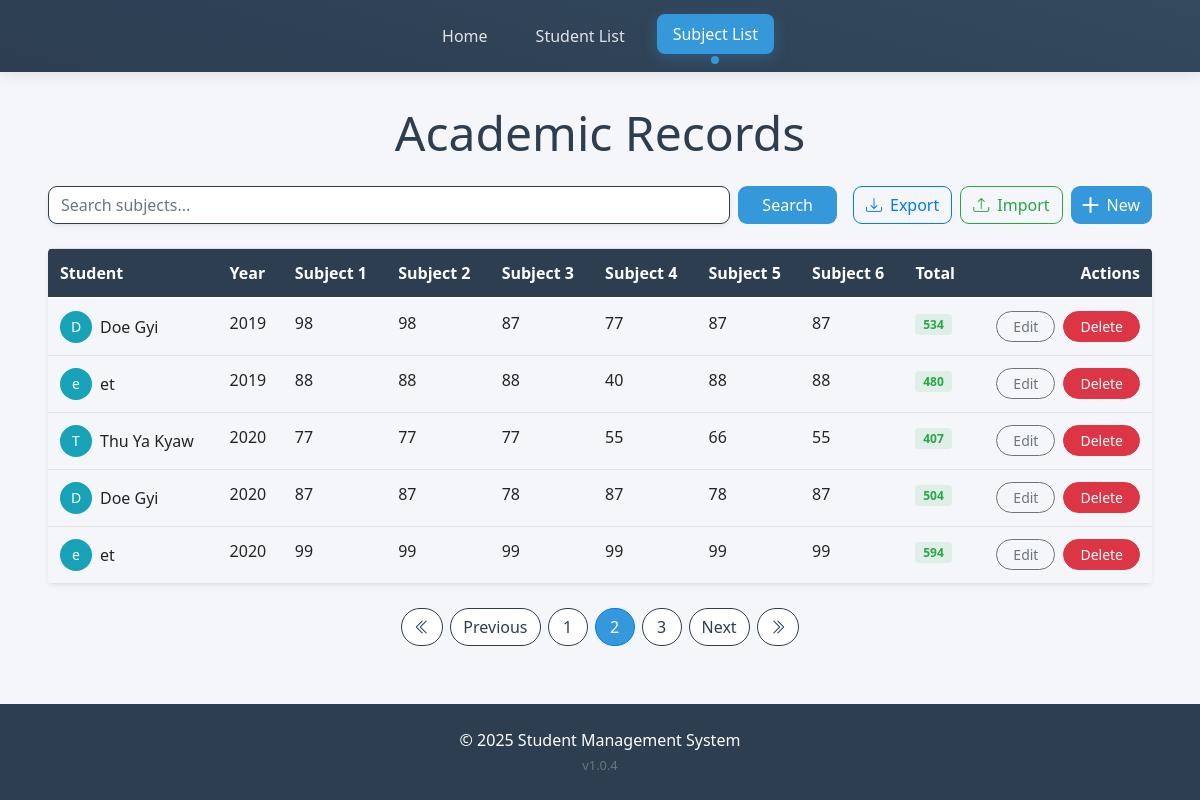
The app's page /management/subjects/?page=2&q= with its own data.
### student_app/models.py (models this page shows, shortened)
class Subject(models.Model):
    student = models.ForeignKey(Student, on_delete=models.CASCADE)
    year = models.IntegerField()
    subject1_marks = models.FloatField()
    subject2_marks = models.FloatField()
    subject3_marks = models.FloatField()
    subject4_marks = models.FloatField()
    subject5_marks = models.FloatField()
    subject6_marks = models.FloatField()
    @property
    def total_marks(self):
        return self.subject1_marks + self.subject2_marks + self.subject3_marks + self.subject4_marks + self.subject5_marks + self.subject6_marks

class Student(models.Model):
    name = models.CharField(max_length=100)
    dob = models.DateField()  # Date of Birth
    nrc = models.CharField(max_length=50, unique=True)  # National Registration Card number (assuming it's unique)
    father_name = models.CharField(max_length=100)
    mother_name = models.CharField(max_length=100)
    phone = models.CharField(max_length=15)  # Phone number
    address = models.TextField()  # Long address details
    grade = models.CharField(max_length=10)  # Grade (A, B, etc.)
    country = models.CharField(max_length=100)
    class Meta:
        verbose_name = "Student"
        verbose_name_plural = "Students"

### student_app/views.py (the view)
# urls.py: path('subjects/', views.subject_list, name='subject_list'),
def subject_list(request):
    query = request.GET.get('q', '')  # Get the search query from the URL
    subjects = Subject.objects.all().order_by('year')  # Order by year in ascending order
    if query:
        subjects = subjects.filter(student__name__icontains=query)  # Filter subjects by student name
    paginator = Paginator(subjects, 5)
    page_number = request.GET.get('page')
    page_obj = paginator.get_page(page_number)
    return render(request, 'subject/subject_list.html', {'page_obj': page_obj, 'query': query})

### templates/subject/subject_list.html (shortened to what this page needs)
{% extends 'base.html' %}
{% block content %}
<div class="container-main">
  <h2 class="display-5 text-center mb-4" style="color: var(--primary-color);">Academic Records</h2>
  <div class="d-flex flex-column flex-md-row justify-content-between gap-3 mb-4">
    <form method="get" class="d-flex gap-2 flex-grow-1">
      <input type="text" name="q" value="{{ query }}" placeholder="Search subjects..."
        class="form-control search-input shadow-sm" style="border-radius: 9px; border: 1px solid var(--primary-color);">
      <button type="submit" class="btn btn-primary px-4"
        style="border-radius: 9px; background: var(--secondary-color); border: none;">
        Search
      </button>
    </form>
    <div class="d-flex gap-2 justify-content-end">
      <a href="{% url 'export_subjects' %}" class="btn btn-outline-primary d-flex align-items-center gap-2"
        style="border-radius: 9px;">
        <i class="bi bi-download"></i> Export
      </a>
      <a href="{% url 'import_subjects' %}" class="btn btn-outline-success d-flex align-items-center gap-2"
        style="border-radius: 9px;">
        <i class="bi bi-upload"></i> Import
      </a>
      <a href="{% url 'create_subject' %}" class="btn btn-primary d-flex align-items-center gap-2"
        style="border-radius: 9px; background: var(--secondary-color); border: none;">
        <i class="bi bi-plus-lg"></i> New
      </a>
    </div>
  </div>
  <div class="table-responsive rounded-3 shadow-sm d-none d-md-block">
    <table class="table table-hover align-middle mb-0">
      <thead class="sticky-top" style="background: var(--primary-color); color: white;">
        <tr>
          <th>Student</th>
          <th>Year</th>
          <th>Subject 1</th>
          <th>Subject 2</th>
          <th>Subject 3</th>
          <th>Subject 4</th>
          <th>Subject 5</th>
          <th>Subject 6</th>
          <th>Total</th>
          <th class="text-end">Actions</th>
        </tr>
      </thead>
      <tbody>
        {% for subject in page_obj %}
        <tr>
          <td>
            <div class="d-flex align-items-center gap-2">
              <div class="avatar-sm bg-info text-white rounded-circle d-flex align-items-center justify-content-center">
                {{ subject.student.name|first }}
              </div>
              {{ subject.student.name }}
            </div>
          </td>
          <td>{{ subject.year }}</td>
          <td class="{% if subject.subject1_marks < 40 %}text-danger{% endif %}">
            {{ subject.subject1_marks|floatformat:0  }}
          </td>
          <td class="{% if subject.subject2_marks < 40 %}text-danger{% endif %}">
            {{ subject.subject2_marks|floatformat:0  }}
          </td>
          <td class="{% if subject.subject3_marks < 40 %}text-danger{% endif %}">
            {{ subject.subject3_marks|floatformat:0  }}
          </td>
          <td class="{% if subject.subject4_marks < 40 %}text-danger{% endif %}">
            {{ subject.subject4_marks|floatformat:0  }}
          </td>
          <td class="{% if subject.subject5_marks < 40 %}text-danger{% endif %}">
            {{ subject.subject5_marks|floatformat:0  }}
          </td>
          <td class="{% if subject.subject6_marks < 40 %}text-danger{% endif %}">
            {{ subject.subject6_marks|floatformat:0  }}
          </td>
          <td>
            <span class="badge bg-success-subtle text-success">
              {{ subject.total_marks|floatformat:0  }}
            </span>
          </td>
          <td class="text-end">
            <div class="d-flex gap-2 justify-content-end">
              <a href="{% url 'edit_subject' subject.id %}" class="btn btn-sm btn-outline-secondary px-3"
                style="border-radius: 20px;">
                Edit
              </a>
              <a href="{% url 'delete_subject' subject.id %}" class="btn btn-sm btn-danger px-3"
                style="border-radius: 20px;">
                Delete
              </a>
            </div>
          </td>
        </tr>
        {% endfor %}
      </tbody>
    </table>
  </div>
  <nav class="mt-4">
    <ul class="pagination justify-content-center">
      {% if page_obj.has_previous %}
      <li class="page-item">
        <a class="page-link" href="?page=1&q={{ query }}" style="border-radius: 20px; margin-right: 8px;">
          <i class="bi bi-chevron-double-left"></i>
        </a>
      </li>
      <li class="page-item">
        <a class="page-link" href="?page={{ page_obj.previous_page_number }}&q={{ query }}"
          style="border-radius: 20px; margin-right: 8px;">
          Previous
        </a>
      </li>
      {% endif %}
      {% for num in page_obj.paginator.page_range %}
      {% if page_obj.number == num %}
      <li class="page-item active">
        <span class="page-link" style="border-radius: 20px; margin-right: 8px; background: var(--secondary-color);">
          {{ num }}
        </span>
      </li>
      {% else %}
      <li class="page-item">
        <a class="page-link" href="?page={{ num }}&q={{ query }}" style="border-radius: 20px; margin-right: 8px;">
          {{ num }}
        </a>
      </li>
      {% endif %}
      {% endfor %}
      {% if page_obj.has_next %}
      <li class="page-item">
        <a class="page-link" href="?page={{ page_obj.next_page_number }}&q={{ query }}"
          style="border-radius: 20px; margin-right: 8px;">
          Next
        </a>
      </li>
      <li class="page-item">
        <a class="page-link" href="?page={{ page_obj.paginator.num_pages }}&q={{ query }}" style="border-radius: 20px;">
          <i class="bi bi-chevron-double-right"></i>
        </a>
      </li>
      {% endif %}
    </ul>
  </nav>
</div>
{% endblock %}

### templates/base.html (style rules this page uses)
:root { --primary-color: #2c3e50; --secondary-color: #3498db; --accent-color: #e74c3c; --light-bg: #f5f6fa; }
body { background-color: var(--light-bg); font-family: 'Segoe UI', system-ui, -apple-system, sans-serif; min-height: 100vh; display: flex; flex-direction: column; }
.container-main { max-width: 1200px; margin: 0 auto; padding: 0 1.5rem; }

### templates/subject/subject_list.html (style rules this page uses)
.avatar-sm { width: 32px; height: 32px; font-size: 14px; }
.badge.bg-success-subtle { background-color: rgba(40, 167, 69, 0.1) !important; color: #28a745 !important; padding: 0.35em 0.65em; }
.page-link { color: var(--primary-color); border: 1px solid var(--primary-color); min-width: 40px; text-align: center; }

### records on screen
Subject: student.name|first "D", student.name "Doe Gyi", year "2019", subject1_marks "98", subject2_marks "98", subject3_marks "87", subject4_marks "77", subject5_marks "87", subject6_marks "87", total_marks "534"
Subject: student.name|first "e", student.name "et", year "2019", subject1_marks "88", subject2_marks "88", subject3_marks "88", subject4_marks "40", subject5_marks "88", subject6_marks "88", total_marks "480"
Subject: student.name|first "T", student.name "Thu Ya Kyaw", year "2020", subject1_marks "77", subject2_marks "77", subject3_marks "77", subject4_marks "55", subject5_marks "66", subject6_marks "55", total_marks "407"
Subject: student.name|first "D", student.name "Doe Gyi", year "2020", subject1_marks "87", subject2_marks "87", subject3_marks "78", subject4_marks "87", subject5_marks "78", subject6_marks "87", total_marks "504"
Subject: student.name|first "e", student.name "et", year "2020", subject1_marks "99", subject2_marks "99", subject3_marks "99", subject4_marks "99", subject5_marks "99", subject6_marks "99", total_marks "594"

### other values on screen
{{ num }} "1" "3"
{{ num }} "2"
